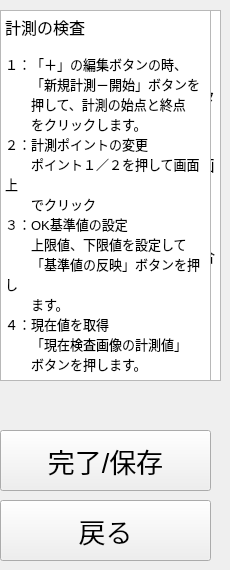
     <widget class="QWidget" name="page_13">
      <widget class="QPushButton" name="PushButtonBladeNext1">
       <property name="geometry">
        <rect>
         <x>0</x>
         <y>430</y>
         <width>211</width>
         <height>61</height>
        </rect>
       </property>
       <property name="font">
        <font>
         <family>MS UI Gothic</family>
         <pointsize>20</pointsize>
        </font>
       </property>
       <property name="styleSheet">
        <string notr="true"/>
       </property>
       <property name="text">
        <string>完了/保存</string>
       </property>
       <property name="checkable">
        <bool>false</bool>
       </property>
       <property name="checked">
        <bool>false</bool>
       </property>
       <property name="autoDefault">
        <bool>false</bool>
       </property>
       <property name="default">
        <bool>false</bool>
       </property>
       <property name="flat">
        <bool>false</bool>
       </property>
      </widget>
      <widget class="QTextEdit" name="textEdit_11">
       <property name="geometry">
        <rect>
         <x>0</x>
         <y>10</y>
         <width>221</width>
         <height>371</height>
        </rect>
       </property>
       <property name="html">
        <string>&lt;!DOCTYPE HTML PUBLIC &quot;-//W3C//DTD HTML 4.0//EN&quot; &quot;http://www.w3.org/TR/REC-html40/strict.dtd&quot;&gt;
&lt;html&gt;&lt;head&gt;&lt;meta name=&quot;qrichtext&quot; content=&quot;1&quot; /&gt;&lt;meta charset=&quot;utf-8&quot; /&gt;&lt;style type=&quot;text/css&quot;&gt;
p, li { white-space: pre-wrap; }
hr { height: 1px; border-width: 0; }
li.unchecked::marker { content: &quot;\2610&quot;; }
li.checked::marker { content: &quot;\2612&quot;; }
&lt;/style&gt;&lt;/head&gt;&lt;body style=&quot; font-family:'Yu Gothic UI'; font-size:9pt; font-weight:400; font-style:normal;&quot;&gt;
&lt;p style=&quot; margin-top:0px; margin-bottom:0px; margin-left:0px; margin-right:0px; -qt-block-indent:0; text-indent:0px;&quot;&gt;&lt;span style=&quot; font-family:'MS UI Gothic'; font-size:14pt;&quot;&gt;計測の検査&lt;/span&gt;&lt;/p&gt;
&lt;p style=&quot;-qt-paragraph-type:empty; margin-top:0px; margin-bottom:0px; margin-left:0px; margin-right:0px; -qt-block-indent:0; text-indent:0px; font-family:'MS UI Gothic'; font-size:11pt;&quot;&gt;&lt;br /&gt;&lt;/p&gt;
&lt;p style=&quot; margin-top:0px; margin-bottom:0px; margin-left:0px; margin-right:0px; -qt-block-indent:0; text-indent:0px;&quot;&gt;&lt;span style=&quot; font-family:'MS UI Gothic'; font-size:11pt;&quot;&gt;１：計測の設定&lt;/span&gt;&lt;/p&gt;
&lt;p style=&quot; margin-top:0px; margin-bottom:0px; margin-left:0px; margin-right:0px; -qt-block-indent:0; text-indent:0px;&quot;&gt;&lt;span style=&quot; font-family:'MS UI Gothic'; font-size:11pt;&quot;&gt;　　設定後に「自動生成」ボタン&lt;/span&gt;&lt;/p&gt;
&lt;p style=&quot; margin-top:0px; margin-bottom:0px; margin-left:0px; margin-right:0px; -qt-block-indent:0; text-indent:0px;&quot;&gt;&lt;span style=&quot; font-family:'MS UI Gothic'; font-size:11pt;&quot;&gt;２：計測ポイントの変更&lt;/span&gt;&lt;/p&gt;
&lt;p style=&quot; margin-top:0px; margin-bottom:0px; margin-left:0px; margin-right:0px; -qt-block-indent:0; text-indent:0px;&quot;&gt;&lt;span style=&quot; font-family:'MS UI Gothic'; font-size:11pt;&quot;&gt;　　ポイント１／２を押して画面上でクリック&lt;/span&gt;&lt;/p&gt;
&lt;p style=&quot; margin-top:0px; margin-bottom:0px; margin-left:0px; margin-right:0px; -qt-block-indent:0; text-indent:0px;&quot;&gt;&lt;span style=&quot; font-family:'MS UI Gothic'; font-size:11pt;&quot;&gt;３：OK基準値の設定&lt;/span&gt;&lt;/p&gt;
&lt;p style=&quot; margin-top:0px; margin-bottom:0px; margin-left:0px; margin-right:0px; -qt-block-indent:0; text-indent:0px;&quot;&gt;&lt;span style=&quot; font-family:'MS UI Gothic'; font-size:11pt;&quot;&gt;４：計測領域を描画&lt;/span&gt;&lt;/p&gt;
&lt;p style=&quot; margin-top:0px; margin-bottom:0px; margin-left:0px; margin-right:0px; -qt-block-indent:0; text-indent:0px;&quot;&gt;&lt;span style=&quot; font-family:'MS UI Gothic'; font-size:11pt;&quot;&gt;　　　計測面に印刷がある場合&lt;/span&gt;&lt;/p&gt;&lt;/body&gt;&lt;/html&gt;</string>
       </property>
      </widget>
      <widget class="QPushButton" name="PushButtonBladePrev1">
       <property name="geometry">
        <rect>
         <x>0</x>
         <y>500</y>
         <width>211</width>
         <height>61</height>
        </rect>
       </property>
       <property name="font">
        <font>
         <family>MS UI Gothic</family>
         <pointsize>20</pointsize>
        </font>
       </property>
       <property name="styleSheet">
        <string notr="true"/>
       </property>
       <property name="text">
        <string>戻る</string>
       </property>
       <property name="checkable">
        <bool>false</bool>
       </property>
       <property name="checked">
        <bool>false</bool>
       </property>
       <property name="autoDefault">
        <bool>false</bool>
       </property>
       <property name="default">
        <bool>false</bool>
       </property>
       <property name="flat">
        <bool>false</bool>
       </property>
      </widget>
      <widget class="QTextEdit" name="textEdit_13">
       <property name="geometry">
        <rect>
         <x>0</x>
         <y>10</y>
         <width>211</width>
         <height>371</height>
        </rect>
       </property>
       <property name="font">
        <font>
         <pointsize>9</pointsize>
        </font>
       </property>
       <property name="readOnly">
        <bool>true</bool>
       </property>
       <property name="html">
        <string>&lt;!DOCTYPE HTML PUBLIC &quot;-//W3C//DTD HTML 4.0//EN&quot; &quot;http://www.w3.org/TR/REC-html40/strict.dtd&quot;&gt;
&lt;html&gt;&lt;head&gt;&lt;meta name=&quot;qrichtext&quot; content=&quot;1&quot; /&gt;&lt;meta charset=&quot;utf-8&quot; /&gt;&lt;style type=&quot;text/css&quot;&gt;
p, li { white-space: pre-wrap; }
hr { height: 1px; border-width: 0; }
li.unchecked::marker { content: &quot;\2610&quot;; }
li.checked::marker { content: &quot;\2612&quot;; }
&lt;/style&gt;&lt;/head&gt;&lt;body style=&quot; font-family:'Yu Gothic UI'; font-size:9pt; font-weight:400; font-style:normal;&quot;&gt;
&lt;p style=&quot; margin-top:0px; margin-bottom:0px; margin-left:0px; margin-right:0px; -qt-block-indent:0; text-indent:0px;&quot;&gt;&lt;span style=&quot; font-family:'MS UI Gothic'; font-size:12pt;&quot;&gt;計測の検査&lt;/span&gt;&lt;/p&gt;
&lt;p style=&quot;-qt-paragraph-type:empty; margin-top:0px; margin-bottom:0px; margin-left:0px; margin-right:0px; -qt-block-indent:0; text-indent:0px; font-family:'MS UI Gothic'; font-size:10pt;&quot;&gt;&lt;br /&gt;&lt;/p&gt;
&lt;p style=&quot; margin-top:0px; margin-bottom:0px; margin-left:0px; margin-right:0px; -qt-block-indent:0; text-indent:0px;&quot;&gt;&lt;span style=&quot; font-family:'MS UI Gothic'; font-size:10pt;&quot;&gt;１：「＋」の編集ボタンの時、&lt;/span&gt;&lt;/p&gt;
&lt;p style=&quot; margin-top:0px; margin-bottom:0px; margin-left:0px; margin-right:0px; -qt-block-indent:0; text-indent:0px;&quot;&gt;&lt;span style=&quot; font-family:'MS UI Gothic'; font-size:10pt;&quot;&gt;　　「新規計測－開始」ボタンを&lt;/span&gt;&lt;/p&gt;
&lt;p style=&quot; margin-top:0px; margin-bottom:0px; margin-left:0px; margin-right:0px; -qt-block-indent:0; text-indent:0px;&quot;&gt;&lt;span style=&quot; font-family:'MS UI Gothic'; font-size:10pt;&quot;&gt;　　押して、計測の始点と終点&lt;/span&gt;&lt;/p&gt;
&lt;p style=&quot; margin-top:0px; margin-bottom:0px; margin-left:0px; margin-right:0px; -qt-block-indent:0; text-indent:0px;&quot;&gt;&lt;span style=&quot; font-family:'MS UI Gothic'; font-size:10pt;&quot;&gt;　　をクリックします。&lt;/span&gt;&lt;/p&gt;
&lt;p style=&quot; margin-top:0px; margin-bottom:0px; margin-left:0px; margin-right:0px; -qt-block-indent:0; text-indent:0px;&quot;&gt;&lt;span style=&quot; font-family:'MS UI Gothic'; font-size:10pt;&quot;&gt;２：計測ポイントの変更&lt;/span&gt;&lt;/p&gt;
&lt;p style=&quot; margin-top:0px; margin-bottom:0px; margin-left:0px; margin-right:0px; -qt-block-indent:0; text-indent:0px;&quot;&gt;&lt;span style=&quot; font-family:'MS UI Gothic'; font-size:10pt;&quot;&gt;　　ポイント１／２を押して画面上&lt;/span&gt;&lt;/p&gt;
&lt;p style=&quot; margin-top:0px; margin-bottom:0px; margin-left:0px; margin-right:0px; -qt-block-indent:0; text-indent:0px;&quot;&gt;&lt;span style=&quot; font-family:'MS UI Gothic'; font-size:10pt;&quot;&gt;　　でクリック&lt;/span&gt;&lt;/p&gt;
&lt;p style=&quot; margin-top:0px; margin-bottom:0px; margin-left:0px; margin-right:0px; -qt-block-indent:0; text-indent:0px;&quot;&gt;&lt;span style=&quot; font-family:'MS UI Gothic'; font-size:10pt;&quot;&gt;３：OK基準値の設定&lt;/span&gt;&lt;/p&gt;
&lt;p style=&quot; margin-top:0px; margin-bottom:0px; margin-left:0px; margin-right:0px; -qt-block-indent:0; text-indent:0px;&quot;&gt;&lt;span style=&quot; font-family:'MS UI Gothic'; font-size:10pt;&quot;&gt;　　上限値、下限値を設定して&lt;/span&gt;&lt;/p&gt;
&lt;p style=&quot; margin-top:0px; margin-bottom:0px; margin-left:0px; margin-right:0px; -qt-block-indent:0; text-indent:0px;&quot;&gt;&lt;span style=&quot; font-family:'MS UI Gothic'; font-size:10pt;&quot;&gt;　　「基準値の反映」ボタンを押し&lt;/span&gt;&lt;/p&gt;
&lt;p style=&quot; margin-top:0px; margin-bottom:0px; margin-left:0px; margin-right:0px; -qt-block-indent:0; text-indent:0px;&quot;&gt;&lt;span style=&quot; font-family:'MS UI Gothic'; font-size:10pt;&quot;&gt;　　ます。&lt;/span&gt;&lt;/p&gt;
&lt;p style=&quot; margin-top:0px; margin-bottom:0px; margin-left:0px; margin-right:0px; -qt-block-indent:0; text-indent:0px;&quot;&gt;&lt;span style=&quot; font-family:'MS UI Gothic'; font-size:10pt;&quot;&gt;４：現在値を取得&lt;/span&gt;&lt;/p&gt;
&lt;p style=&quot; margin-top:0px; margin-bottom:0px; margin-left:0px; margin-right:0px; -qt-block-indent:0; text-indent:0px;&quot;&gt;&lt;span style=&quot; font-family:'MS UI Gothic'; font-size:10pt;&quot;&gt;　　「現在検査画像の計測値」&lt;/span&gt;&lt;/p&gt;
&lt;p style=&quot; margin-top:0px; margin-bottom:0px; margin-left:0px; margin-right:0px; -qt-block-indent:0; text-indent:0px;&quot;&gt;&lt;span style=&quot; font-family:'MS UI Gothic'; font-size:10pt;&quot;&gt;　　ボタンを押します。&lt;/span&gt;&lt;/p&gt;&lt;/body&gt;&lt;/html&gt;</string>
       </property>
      </widget>
     </widget>
